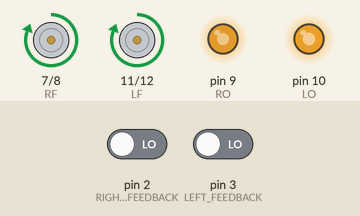
Recording of a sketch running on a simulated Arduino Uno, built with avr-gcc and run on an emulated ATmega328P. Shown: motor-driver pin pairs drawn as motors (green arrow = first pin HIGH = forward, orange = second pin HIGH = backward, longer = more drive), output pins drawn as LEDs (lit = HIGH). The test bench sets the inputs (shaded band); at power-on: pin 2 (RIGHT_FEEDBACK) LOW, pin 3 (LEFT_FEEDBACK) LOW.

Above: at 0.7 s.
At 17.8 s:
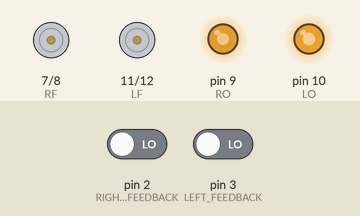
At 23.2 s:
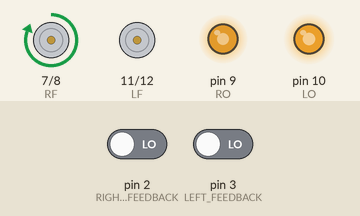
Timing chart, 0 to 26.8 s (numbered marks = the images above):
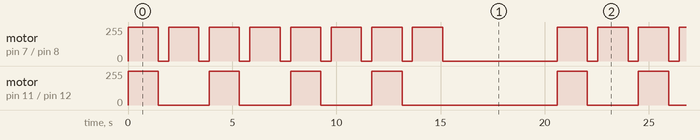

The sketch:

story8.ino
```cpp
int RF = 7;
int RB = 8;
int RO = 9;
int LO = 10;
int LF = 11;
int LB = 12;

const int LEFT_FEEDBACK = 3;
const int RIGHT_FEEDBACK = 2;

volatile int leftcounter = 0;
volatile int rightcounter = 0;

int LEFT_SPD = 210;
int RIGHT_SPD = 190;

int start_time = 0;

// the setup function runs once when you press reset or power the board
void setup() {
  pinMode(RF, OUTPUT);    //rightmotor fowrards
  pinMode(RB, OUTPUT);    //rightmotor backwards
  pinMode(RO, OUTPUT);
  pinMode(LO, OUTPUT);
  pinMode(LF, OUTPUT);   //leftmotor forwards
  pinMode(LB, OUTPUT);   //leftmotor backwards

  Serial.begin(115200);
  attachInterrupt(digitalPinToInterrupt(LEFT_FEEDBACK), LeftMotorISR, RISING);
  attachInterrupt(digitalPinToInterrupt(RIGHT_FEEDBACK), RightMotorISR, RISING);

  analogWrite(RO, RIGHT_SPD);
  analogWrite(LO, LEFT_SPD);

}

// the loop function runs over and over again forever
void loop() {

   /*if (leftcounter > rightcounter) {
      LEFT_SPD = 100;
      RIGHT_SPD = 195;
   }

   if (rightcounter > leftcounter) {
      RIGHT_SPD = 110;
      LEFT_SPD = 185;

   } */

   //analogWrite(RO, RIGHT_SPD);    // turn the LED off by making the voltage LOW
   //analogWrite(LO, LEFT_SPD);

   for (int i = 0; i < 4; i++){
    forward();
    delay(1450);
    Stop();
    delay(500);
    Turnleft(1450);
    delay(500);
    }
  delay(5000);
}
```

functions.ino
```cpp
void forward() {
  digitalWrite(RF, HIGH);   // turn the LED on (HIGH is the voltage level)
  digitalWrite(LF, HIGH);


}

void backward() {
  digitalWrite(RB, HIGH);   // turn the LED on (HIGH is the voltage level)
  digitalWrite(LB, HIGH);
}
void Stop() {
  digitalWrite(RF, LOW);   // turn the LED on (HIGH is the voltage level)
  digitalWrite(LF, LOW);
  digitalWrite(RB, LOW);   // turn the LED on (HIGH is the voltage level)
  digitalWrite(LB, LOW);
}

void S_left() {
  digitalWrite(RF, HIGH);   // turn the LED on (HIGH is the voltage level)

}

void S_right() {
  digitalWrite(LF, HIGH);   // turn the LED on (HIGH is the voltage level)
}

void LeftMotorISR() {
  leftcounter++;
}

void RightMotorISR() {
  rightcounter++;
}

void Turnleft(int r_time) {
  digitalWrite(RF, HIGH);
  delay(r_time);
  Stop();
}
```

Measured:
- by itself, motor on pin 7 (RF) / pin 8 (RB): repeats every 20.6 s: 7 × (stopped 0.50 s, forward 255/255 1.5 s), stopped 5.5 s, forward 255/255 1.5 s
- by itself, motor on pin 11 (LF) / pin 12 (LB): repeats every 20.6 s: 3 × (stopped 2.5 s, forward 255/255 1.5 s), stopped 7.5 s, forward 255/255 1.5 s
